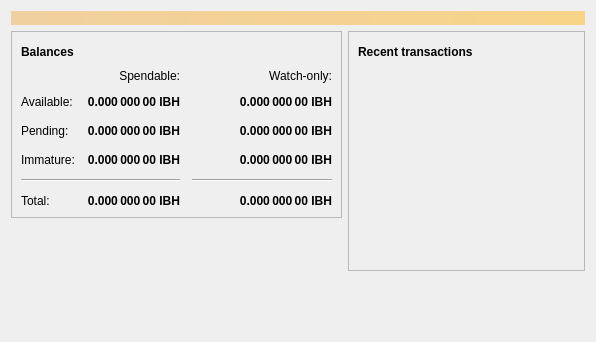
<?xml version="1.0" encoding="UTF-8"?>
<ui version="4.0">
 <class>OverviewPage</class>
 <widget class="QWidget" name="OverviewPage">
  <property name="geometry">
   <rect>
    <x>0</x>
    <y>0</y>
    <width>596</width>
    <height>342</height>
   </rect>
  </property>
  <property name="windowTitle">
   <string>Form</string>
  </property>
  <layout class="QVBoxLayout" name="topLayout">
   <item>
    <widget class="QLabel" name="labelAlerts">
     <property name="visible">
      <bool>false</bool>
     </property>
     <property name="styleSheet">
      <string notr="true">QLabel { background-color: qlineargradient(x1: 0, y1: 0, x2: 1, y2: 0, stop:0 #F0D0A0, stop:1 #F8D488); color:#000000; }</string>
     </property>
     <property name="wordWrap">
      <bool>true</bool>
     </property>
     <property name="margin">
      <number>3</number>
     </property>
     <property name="textInteractionFlags">
      <set>Qt::TextSelectableByMouse</set>
     </property>
    </widget>
   </item>
   <item>
    <layout class="QHBoxLayout" name="horizontalLayout" stretch="1,1">
     <item>
      <layout class="QVBoxLayout" name="verticalLayout_2">
       <item>
        <widget class="QFrame" name="frame">
         <property name="frameShape">
          <enum>QFrame::StyledPanel</enum>
         </property>
         <property name="frameShadow">
          <enum>QFrame::Raised</enum>
         </property>
         <layout class="QVBoxLayout" name="verticalLayout_4">
          <item>
           <layout class="QHBoxLayout" name="horizontalLayout_4">
            <item>
             <widget class="QLabel" name="label_5">
              <property name="font">
               <font>
                <weight>75</weight>
                <bold>true</bold>
               </font>
              </property>
              <property name="text">
               <string>Balances</string>
              </property>
             </widget>
            </item>
            <item>
             <widget class="QPushButton" name="labelWalletStatus">
              <property name="enabled">
               <bool>true</bool>
              </property>
              <property name="maximumSize">
               <size>
                <width>30</width>
                <height>16777215</height>
               </size>
              </property>
              <property name="toolTip">
               <string>The displayed information may be out of date. Your wallet automatically synchronizes with the Ibithub network after a connection is established, but this process has not completed yet.</string>
              </property>
              <property name="text">
               <string/>
              </property>
              <property name="icon">
               <iconset resource="../bitcoin.qrc">
                <normaloff>:/icons/warning</normaloff>
                <disabledoff>:/icons/warning</disabledoff>:/icons/warning</iconset>
              </property>
              <property name="iconSize">
               <size>
                <width>24</width>
                <height>24</height>
               </size>
              </property>
              <property name="flat">
               <bool>true</bool>
              </property>
             </widget>
            </item>
            <item>
             <spacer name="horizontalSpacer_3">
              <property name="orientation">
               <enum>Qt::Horizontal</enum>
              </property>
              <property name="sizeHint" stdset="0">
               <size>
                <width>40</width>
                <height>20</height>
               </size>
              </property>
             </spacer>
            </item>
           </layout>
          </item>
          <item>
           <layout class="QGridLayout" name="gridLayout">
            <property name="spacing">
             <number>12</number>
            </property>
            <item row="2" column="2">
             <widget class="QLabel" name="labelWatchPending">
              <property name="font">
               <font>
                <weight>75</weight>
                <bold>true</bold>
               </font>
              </property>
              <property name="cursor">
               <cursorShape>IBeamCursor</cursorShape>
              </property>
              <property name="toolTip">
               <string>Unconfirmed transactions to watch-only addresses</string>
              </property>
              <property name="text">
               <string notr="true">0.000 000 00 IBH</string>
              </property>
              <property name="alignment">
               <set>Qt::AlignRight|Qt::AlignTrailing|Qt::AlignVCenter</set>
              </property>
              <property name="textInteractionFlags">
               <set>Qt::LinksAccessibleByMouse|Qt::TextSelectableByKeyboard|Qt::TextSelectableByMouse</set>
              </property>
             </widget>
            </item>
            <item row="2" column="1">
             <widget class="QLabel" name="labelUnconfirmed">
              <property name="font">
               <font>
                <weight>75</weight>
                <bold>true</bold>
               </font>
              </property>
              <property name="cursor">
               <cursorShape>IBeamCursor</cursorShape>
              </property>
              <property name="toolTip">
               <string>Total of transactions that have yet to be confirmed, and do not yet count toward the spendable balance</string>
              </property>
              <property name="text">
               <string notr="true">0.000 000 00 IBH</string>
              </property>
              <property name="alignment">
               <set>Qt::AlignRight|Qt::AlignTrailing|Qt::AlignVCenter</set>
              </property>
              <property name="textInteractionFlags">
               <set>Qt::LinksAccessibleByMouse|Qt::TextSelectableByKeyboard|Qt::TextSelectableByMouse</set>
              </property>
             </widget>
            </item>
            <item row="3" column="2">
             <widget class="QLabel" name="labelWatchImmature">
              <property name="font">
               <font>
                <weight>75</weight>
                <bold>true</bold>
               </font>
              </property>
              <property name="cursor">
               <cursorShape>IBeamCursor</cursorShape>
              </property>
              <property name="toolTip">
               <string>Mined balance in watch-only addresses that has not yet matured</string>
              </property>
              <property name="text">
               <string notr="true">0.000 000 00 IBH</string>
              </property>
              <property name="alignment">
               <set>Qt::AlignRight|Qt::AlignTrailing|Qt::AlignVCenter</set>
              </property>
              <property name="textInteractionFlags">
               <set>Qt::LinksAccessibleByMouse|Qt::TextSelectableByKeyboard|Qt::TextSelectableByMouse</set>
              </property>
             </widget>
            </item>
            <item row="4" column="0" colspan="2">
             <widget class="Line" name="line">
              <property name="orientation">
               <enum>Qt::Horizontal</enum>
              </property>
             </widget>
            </item>
            <item row="4" column="2">
             <widget class="Line" name="lineWatchBalance">
              <property name="sizePolicy">
               <sizepolicy hsizetype="Preferred" vsizetype="Fixed">
                <horstretch>0</horstretch>
                <verstretch>0</verstretch>
               </sizepolicy>
              </property>
              <property name="minimumSize">
               <size>
                <width>140</width>
                <height>0</height>
               </size>
              </property>
              <property name="orientation">
               <enum>Qt::Horizontal</enum>
              </property>
             </widget>
            </item>
            <item row="5" column="0">
             <widget class="QLabel" name="labelTotalText">
              <property name="text">
               <string>Total:</string>
              </property>
             </widget>
            </item>
            <item row="3" column="1">
             <widget class="QLabel" name="labelImmature">
              <property name="font">
               <font>
                <weight>75</weight>
                <bold>true</bold>
               </font>
              </property>
              <property name="cursor">
               <cursorShape>IBeamCursor</cursorShape>
              </property>
              <property name="toolTip">
               <string>Mined balance that has not yet matured</string>
              </property>
              <property name="text">
               <string notr="true">0.000 000 00 IBH</string>
              </property>
              <property name="alignment">
               <set>Qt::AlignRight|Qt::AlignTrailing|Qt::AlignVCenter</set>
              </property>
              <property name="textInteractionFlags">
               <set>Qt::LinksAccessibleByMouse|Qt::TextSelectableByKeyboard|Qt::TextSelectableByMouse</set>
              </property>
             </widget>
            </item>
            <item row="2" column="3">
             <spacer name="horizontalSpacer_2">
              <property name="orientation">
               <enum>Qt::Horizontal</enum>
              </property>
              <property name="sizeHint" stdset="0">
               <size>
                <width>40</width>
                <height>20</height>
               </size>
              </property>
             </spacer>
            </item>
            <item row="3" column="0">
             <widget class="QLabel" name="labelImmatureText">
              <property name="text">
               <string>Immature:</string>
              </property>
             </widget>
            </item>
            <item row="5" column="1">
             <widget class="QLabel" name="labelTotal">
              <property name="font">
               <font>
                <weight>75</weight>
                <bold>true</bold>
               </font>
              </property>
              <property name="cursor">
               <cursorShape>IBeamCursor</cursorShape>
              </property>
              <property name="toolTip">
               <string>Your current total balance</string>
              </property>
              <property name="text">
               <string notr="true">0.000 000 00 IBH</string>
              </property>
              <property name="alignment">
               <set>Qt::AlignRight|Qt::AlignTrailing|Qt::AlignVCenter</set>
              </property>
              <property name="textInteractionFlags">
               <set>Qt::LinksAccessibleByMouse|Qt::TextSelectableByKeyboard|Qt::TextSelectableByMouse</set>
              </property>
             </widget>
            </item>
            <item row="5" column="2">
             <widget class="QLabel" name="labelWatchTotal">
              <property name="font">
               <font>
                <weight>75</weight>
                <bold>true</bold>
               </font>
              </property>
              <property name="cursor">
               <cursorShape>IBeamCursor</cursorShape>
              </property>
              <property name="toolTip">
               <string>Current total balance in watch-only addresses</string>
              </property>
              <property name="text">
               <string notr="true">0.000 000 00 IBH</string>
              </property>
              <property name="alignment">
               <set>Qt::AlignRight|Qt::AlignTrailing|Qt::AlignVCenter</set>
              </property>
              <property name="textInteractionFlags">
               <set>Qt::LinksAccessibleByMouse|Qt::TextSelectableByKeyboard|Qt::TextSelectableByMouse</set>
              </property>
             </widget>
            </item>
            <item row="0" column="2">
             <widget class="QLabel" name="labelWatchonly">
              <property name="text">
               <string>Watch-only:</string>
              </property>
              <property name="alignment">
               <set>Qt::AlignRight|Qt::AlignTrailing|Qt::AlignVCenter</set>
              </property>
             </widget>
            </item>
            <item row="1" column="0">
             <widget class="QLabel" name="labelBalanceText">
              <property name="text">
               <string>Available:</string>
              </property>
             </widget>
            </item>
            <item row="1" column="1">
             <widget class="QLabel" name="labelBalance">
              <property name="font">
               <font>
                <weight>75</weight>
                <bold>true</bold>
               </font>
              </property>
              <property name="cursor">
               <cursorShape>IBeamCursor</cursorShape>
              </property>
              <property name="toolTip">
               <string>Your current spendable balance</string>
              </property>
              <property name="text">
               <string notr="true">0.000 000 00 IBH</string>
              </property>
              <property name="alignment">
               <set>Qt::AlignRight|Qt::AlignTrailing|Qt::AlignVCenter</set>
              </property>
              <property name="textInteractionFlags">
               <set>Qt::LinksAccessibleByMouse|Qt::TextSelectableByKeyboard|Qt::TextSelectableByMouse</set>
              </property>
             </widget>
            </item>
            <item row="1" column="2">
             <widget class="QLabel" name="labelWatchAvailable">
              <property name="font">
               <font>
                <weight>75</weight>
                <bold>true</bold>
               </font>
              </property>
              <property name="cursor">
               <cursorShape>IBeamCursor</cursorShape>
              </property>
              <property name="toolTip">
               <string>Your current balance in watch-only addresses</string>
              </property>
              <property name="text">
               <string notr="true">0.000 000 00 IBH</string>
              </property>
              <property name="alignment">
               <set>Qt::AlignRight|Qt::AlignTrailing|Qt::AlignVCenter</set>
              </property>
              <property name="textInteractionFlags">
               <set>Qt::LinksAccessibleByMouse|Qt::TextSelectableByKeyboard|Qt::TextSelectableByMouse</set>
              </property>
             </widget>
            </item>
            <item row="2" column="0">
             <widget class="QLabel" name="labelPendingText">
              <property name="text">
               <string>Pending:</string>
              </property>
             </widget>
            </item>
            <item row="0" column="1">
             <widget class="QLabel" name="labelSpendable">
              <property name="text">
               <string>Spendable:</string>
              </property>
              <property name="alignment">
               <set>Qt::AlignRight|Qt::AlignTrailing|Qt::AlignVCenter</set>
              </property>
             </widget>
            </item>
           </layout>
          </item>
         </layout>
        </widget>
       </item>
       <item>
        <spacer name="verticalSpacer">
         <property name="orientation">
          <enum>Qt::Vertical</enum>
         </property>
         <property name="sizeHint" stdset="0">
          <size>
           <width>20</width>
           <height>40</height>
          </size>
         </property>
        </spacer>
       </item>
      </layout>
     </item>
     <item>
      <layout class="QVBoxLayout" name="verticalLayout_3">
       <item>
        <widget class="QFrame" name="frame_2">
         <property name="frameShape">
          <enum>QFrame::StyledPanel</enum>
         </property>
         <property name="frameShadow">
          <enum>QFrame::Raised</enum>
         </property>
         <layout class="QVBoxLayout" name="verticalLayout">
          <item>
           <layout class="QHBoxLayout" name="horizontalLayout_2">
            <item>
             <widget class="QLabel" name="label_4">
              <property name="font">
               <font>
                <weight>75</weight>
                <bold>true</bold>
               </font>
              </property>
              <property name="text">
               <string>Recent transactions</string>
              </property>
             </widget>
            </item>
            <item>
             <widget class="QPushButton" name="labelTransactionsStatus">
              <property name="enabled">
               <bool>true</bool>
              </property>
              <property name="maximumSize">
               <size>
                <width>30</width>
                <height>16777215</height>
               </size>
              </property>
              <property name="toolTip">
               <string>The displayed information may be out of date. Your wallet automatically synchronizes with the Ibithub network after a connection is established, but this process has not completed yet.</string>
              </property>
              <property name="text">
               <string/>
              </property>
              <property name="icon">
               <iconset resource="../bitcoin.qrc">
                <normaloff>:/icons/warning</normaloff>
                <disabledoff>:/icons/warning</disabledoff>:/icons/warning</iconset>
              </property>
              <property name="iconSize">
               <size>
                <width>24</width>
                <height>24</height>
               </size>
              </property>
              <property name="flat">
               <bool>true</bool>
              </property>
             </widget>
            </item>
            <item>
             <spacer name="horizontalSpacer">
              <property name="orientation">
               <enum>Qt::Horizontal</enum>
              </property>
              <property name="sizeHint" stdset="0">
               <size>
                <width>40</width>
                <height>20</height>
               </size>
              </property>
             </spacer>
            </item>
           </layout>
          </item>
          <item>
           <widget class="QListView" name="listTransactions">
            <property name="styleSheet">
             <string notr="true">QListView { background: transparent; }</string>
            </property>
            <property name="frameShape">
             <enum>QFrame::NoFrame</enum>
            </property>
            <property name="verticalScrollBarPolicy">
             <enum>Qt::ScrollBarAlwaysOff</enum>
            </property>
            <property name="horizontalScrollBarPolicy">
             <enum>Qt::ScrollBarAlwaysOff</enum>
            </property>
            <property name="selectionMode">
             <enum>QAbstractItemView::NoSelection</enum>
            </property>
           </widget>
          </item>
         </layout>
        </widget>
       </item>
       <item>
        <spacer name="verticalSpacer_2">
         <property name="orientation">
          <enum>Qt::Vertical</enum>
         </property>
         <property name="sizeHint" stdset="0">
          <size>
           <width>20</width>
           <height>40</height>
          </size>
         </property>
        </spacer>
       </item>
      </layout>
     </item>
    </layout>
   </item>
  </layout>
 </widget>
 <resources/>
 <connections/>
</ui>
